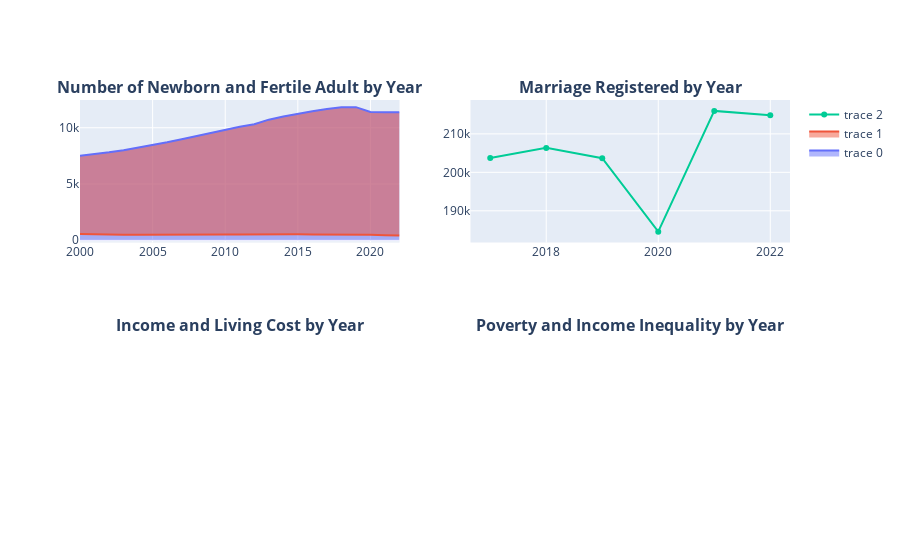

The notebook cell saved with this chart:
### Code cell
fig2 = make_subplots(
    rows=2, cols=2,
    subplot_titles=("<b>Number of Newborn and Fertile Adult by Year</b>",
                    "<b>Marriage Registered by Year</b>",
                    "<b>Income and Living Cost by Year</b>",
                    "<b>Poverty and Income Inequality by Year</b>"))

# Number of Newborn and Fertile Adult by Year
fig2.add_trace(go.Scatter(x=df_birth_vs_fertile_adult['Year'],
                            y=df_birth_vs_fertile_adult['Number of Fertile Adults (Age 20 - 39, x 1000)'],
                            fill='tozeroy'),
                          row=1,
                          col=1)
fig2.add_trace(go.Scatter(x=df_birth_vs_fertile_adult['Year'],
                            y=df_birth_vs_fertile_adult['Birth (x 1000)'],
                            fill='tonexty'),
                          row=1,
                          col=1)

# Marriage Registered by Year
fig2.add_trace(go.Scatter(x=df_marriage_00_22['Year'],
                          y=df_marriage_00_22['Marriage Number'],
                          mode='lines+markers'),
                          row=1,
                          col=2)

# Income and Living Cost by Year

# Poverty and Income Inequality by Year


fig2.show()

### Figure 1 — Plotly figure (JSON) as saved in the notebook; plotly's stock layout.template omitted (floating-point values rounded to 4 significant figures)
{"data": [{"fill": "tozeroy", "type": "scatter", "x": [2000, 2001, 2002, 2003, 2004, 2005, 2006, 2007, 2008, 2009, 2010, 2011, 2012, 2013, 2014, 2015, 2016, 2017, 2018, 2019, 2020, 2021, 2022], "xaxis": "x", "y": [7513.0, 7654, 7817.0, 8007.0, 8219.0, 8451, 8701.0, 8967.0, 9248.0, 9539.0, 9838.0, 10080.0, 10310.0, 10719, 11000.0, 11250.0, 11470.0, 11660.0, 11820.0, 11830.0, 11410.0, 11390.0, 11370.0], "yaxis": "y"}, {"fill": "tonexty", "type": "scatter", "x": [2000, 2001, 2002, 2003, 2004, 2005, 2006, 2007, 2008, 2009, 2010, 2011, 2012, 2013, 2014, 2015, 2016, 2017, 2018, 2019, 2020, 2021, 2022], "xaxis": "x", "y": [537.9, 505.5, 494.5, 481.4, 481.8, 474.5, 472.7, 479.6, 493.2, 501.6, 491.2, 511.6, 526.0, 503.9, 528.6, 521.1, 508.2, 508.7, 501.9, 489.9, 471.5, 439.7, 423.1], "yaxis": "y"}, {"mode": "lines+markers", "type": "scatter", "x": [2017, 2018, 2019, 2020, 2021, 2022], "xaxis": "x2", "y": [203741, 206352, 203661, 184589, 215973, 214824], "yaxis": "y2"}], "layout": {"annotations": [{"font": {"size": 16}, "showarrow": false, "text": "<b>Number of Newborn and Fertile Adult by Year</b>", "x": 0.225, "xanchor": "center", "xref": "paper", "y": 1, "yanchor": "bottom", "yref": "paper"}, {"font": {"size": 16}, "showarrow": false, "text": "<b>Marriage Registered by Year</b>", "x": 0.775, "xanchor": "center", "xref": "paper", "y": 1, "yanchor": "bottom", "yref": "paper"}, {"font": {"size": 16}, "showarrow": false, "text": "<b>Income and Living Cost by Year</b>", "x": 0.225, "xanchor": "center", "xref": "paper", "y": 0.375, "yanchor": "bottom", "yref": "paper"}, {"font": {"size": 16}, "showarrow": false, "text": "<b>Poverty and Income Inequality by Year</b>", "x": 0.775, "xanchor": "center", "xref": "paper", "y": 0.375, "yanchor": "bottom", "yref": "paper"}], "xaxis": {"anchor": "y", "domain": [0, 0.45]}, "xaxis2": {"anchor": "y2", "domain": [0.55, 1]}, "xaxis3": {"anchor": "y3", "domain": [0, 0.45]}, "xaxis4": {"anchor": "y4", "domain": [0.55, 1]}, "yaxis": {"anchor": "x", "domain": [0.625, 1]}, "yaxis2": {"anchor": "x2", "domain": [0.625, 1]}, "yaxis3": {"anchor": "x3", "domain": [0, 0.375]}, "yaxis4": {"anchor": "x4", "domain": [0, 0.375]}}}
